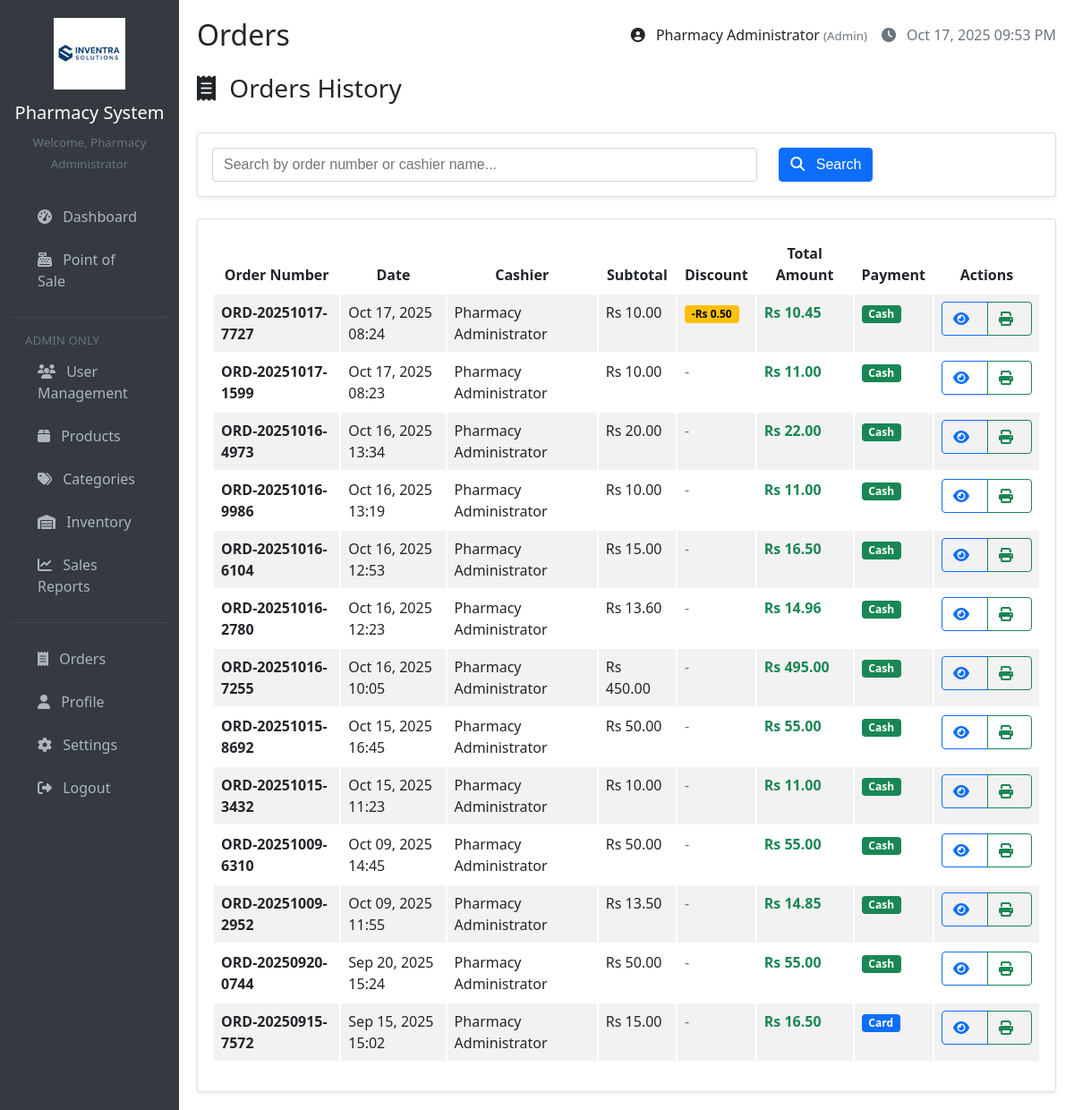
The page /pages/orders.php (signed in) on the database as committed earlier.
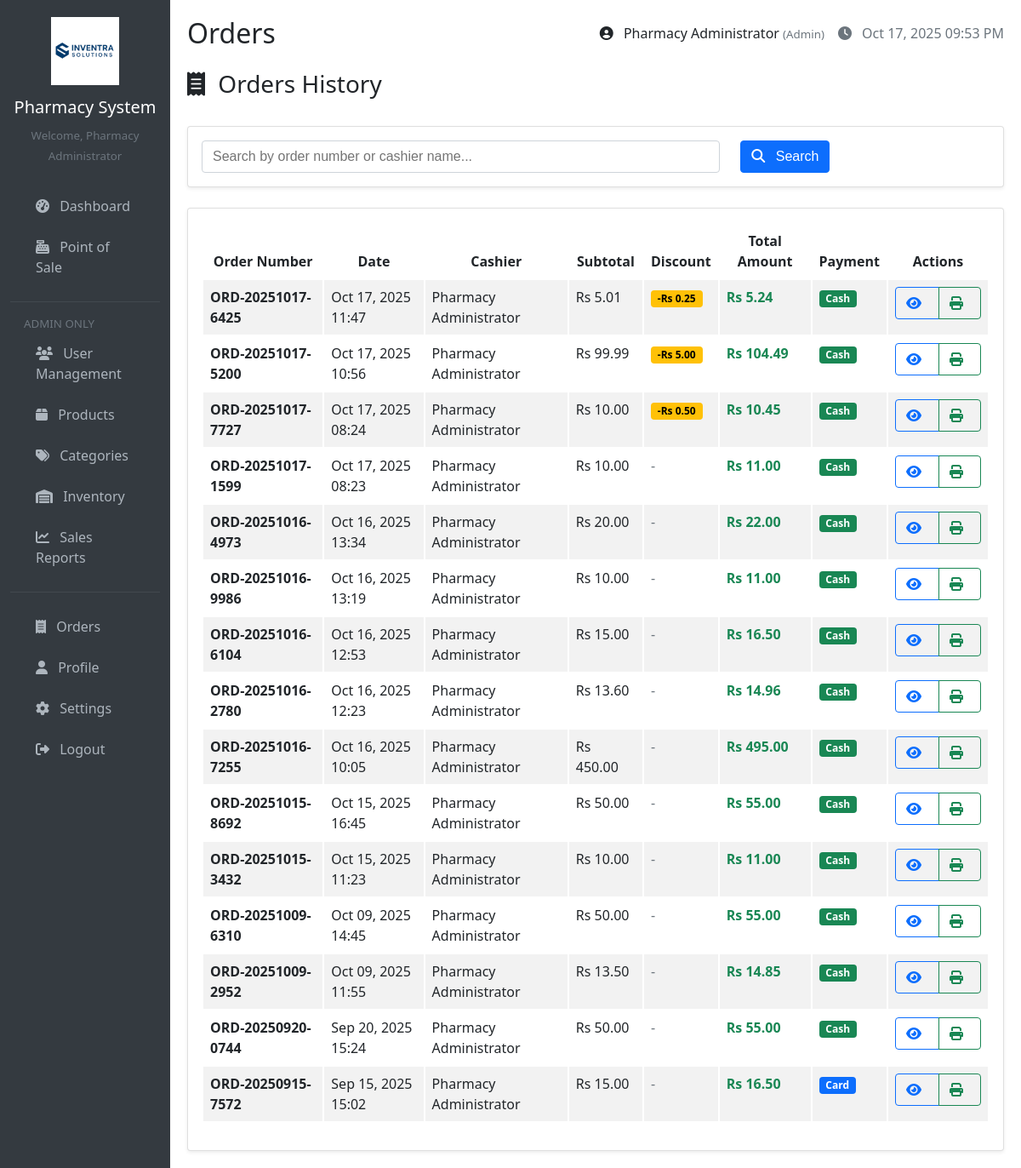
The same page on the database as committed later.
### tables this page shows
CREATE TABLE `orders` (
  `id` int(11) NOT NULL,
  `order_number` varchar(20) NOT NULL,
  `cashier_id` int(11) NOT NULL,
  `subtotal` decimal(10,2) NOT NULL,
  `discount_amount` decimal(10,2) DEFAULT 0.00,
  `tax_amount` decimal(10,2) DEFAULT 0.00,
  `total_amount` decimal(10,2) NOT NULL,
  `payment_method` enum('cash','card','other') DEFAULT 'cash',
  `status` varchar(20) DEFAULT 'completed',
  `refund_amount` decimal(10,2) DEFAULT 0.00,
  `order_date` timestamp NOT NULL DEFAULT current_timestamp()
);

CREATE TABLE `users` (
  `id` int(11) NOT NULL,
  `username` varchar(50) NOT NULL,
  `email` varchar(100) DEFAULT '',
  `password` varchar(255) NOT NULL,
  `role` enum('admin','cashier') DEFAULT 'cashier',
  `full_name` varchar(100) NOT NULL,
  `created_at` timestamp NOT NULL DEFAULT current_timestamp(),
  `updated_at` timestamp NOT NULL DEFAULT current_timestamp() ON UPDATE current_timestamp(),
  `is_active` tinyint(1) DEFAULT 1
);

### config/database.php (called while the page is built, shortened)
<?php
function getConnection() {
    $connection = new mysqli(DB_HOST, DB_USER, DB_PASS, DB_NAME);
    $connection->set_charset("utf8");
    return $connection;
}
function executeQuery($query, $types = '', $params = []) {
    $conn = getConnection();
    $stmt = $conn->prepare($query);
    $stmt->execute();
    $result = $stmt->get_result();
    if ($result) {
        $data = $result->fetch_all(MYSQLI_ASSOC);
        return $data;
    }
    return false;
}
?>

### includes/functions.php (called while the page is built, shortened)
<?php
function formatCurrency($amount) {
    return 'Rs ' . number_format($amount, 2);
}
function formatDate($date, $format = 'M d, Y H:i') {
    return date($format, strtotime($date));
}
function sanitizeInput($data) {
    return htmlspecialchars(trim($data), ENT_QUOTES, 'UTF-8');
}
?>

### pages/orders.php (the view, shortened to what the rows shown need)
<?php
require_once '../includes/header.php';
$search = isset($_GET['search']) ? sanitizeInput($_GET['search']) : '';
$page = isset($_GET['page']) ? max(1, (int)$_GET['page']) : 1;
$limit = 20;
$offset = ($page - 1) * $limit;
$whereClause = "";
$searchParams = [];
$searchTypes = "";
$ordersQuery = "SELECT o.*, u.full_name as cashier_name
                FROM orders o
                JOIN users u ON o.cashier_id = u.id
                $whereClause
                ORDER BY o.order_date DESC
                LIMIT $limit OFFSET $offset";
$orders = executeQuery($ordersQuery, $searchTypes, $searchParams);
$orderDetails = null;
$orderItems = [];
?>
<?php if ($orderDetails): ?>
    <div class="d-flex justify-content-between align-items-center mb-4">
        <h3><i class="fas fa-receipt"></i> Order Details - <?php echo $orderDetails['order_number']; ?></h3>
        <div>
            <span class="badge bg-<?php
                echo $orderDetails['status'] == 'completed' ? 'success' :
                    ($orderDetails['status'] == 'pending' ? 'warning' :
                    ($orderDetails['status'] == 'returned' ? 'danger' : 'secondary'));
            ?> me-2" style="font-size: 0.9rem; padding: 0.5rem 0.75rem;">
                <?php echo ucfirst($orderDetails['status']); ?>
            </span>
            <a href="?view=<?php echo $orderDetails['id']; ?>" class="btn btn-info me-2">
                <i class="fas fa-eye"></i> View
            </a>
            <a href="receipt.php?order_id=<?php echo $orderDetails['id']; ?>" class="btn btn-primary me-2" target="_blank">
                <i class="fas fa-print"></i> Print
            </a>
            <a href="orders.php" class="btn btn-secondary">
                <i class="fas fa-arrow-left"></i> Back
            </a>
        </div>
    </div>
    <div class="modal fade" id="statusModal" tabindex="-1">
        <div class="modal-dialog">
            <div class="modal-content">
                <form method="POST">
                    <input type="hidden" name="order_id" id="modalOrderId">
                    <div class="modal-header">
                        <h5 class="modal-title">Update Order Status</h5>
                    </div>
                    <div class="modal-body">
                        <input type="hidden" name="order_id" value="<?php echo $orderDetails['id']; ?>">
                        <div class="mb-3">
                            <label class="form-label">Current Status</label>
                            <div class="alert alert-info">
                                <strong><?php echo ucfirst($orderDetails['status']); ?></strong>
                            </div>
                        </div>
<div class="mb-3">
    <label class="form-label">New Status *</label>
    <select name="order_status" id="statusSelect" class="form-select" required>
        <option value="completed" <?php echo $orderDetails['status'] == 'completed' ? 'selected' : ''; ?>>Completed</option>
        <option value="returned" <?php echo $orderDetails['status'] == 'returned' ? 'selected' : ''; ?>>Returned</option>
    </select>
</div>
                        <div class="alert alert-warning" id="returnWarning" style="display: none;">
                            <i class="fas fa-exclamation-triangle"></i>
                            <strong>Return Warning:</strong> Marking this order as returned will refund
                            <strong><?php echo formatCurrency($orderDetails['total_amount']); ?></strong>
                            and this amount will be deducted from today's sales report.
                        </div>
                    </div>
                    <div class="modal-footer">
                     <button type="submit" name="update_status" class="mb-3 btn btn-primary">Update Status</button>
                    </div>
                </form>
            </div>
        </div>
    </div>
    <script>
// Global function to open status modal from list or details view
function openStatusModal(orderId, currentStatus) {
    document.getElementById('modalOrderId').value = orderId;
    document.getElementById('statusSelect').value = currentStatus;
    // Hide warning initially
    document.getElementById('returnWarning').style.display = 'none';
    const statusModal = new bootstrap.Modal(document.getElementById('statusModal'));
    statusModal.show();
}
// Show warning when return is selected
document.getElementById('statusSelect').addEventListener('change', function() {
    const returnWarning = document.getElementById('returnWarning');
    if (this.value === 'returned') {
        returnWarning.style.display = 'block';
    } else {
        returnWarning.style.display = 'none';
    }
});
</script>
    <div class="row">
        <div class="col-md-4">
            <div class="card">
                <div class="card-header">
                    <h6 class="card-title mb-0">Order Information</h6>
                </div>
                <div class="card-body">
                    <table class="table table-sm">
                        <tr>
                            <td><strong>Order Number:</strong></td>
                            <td><?php echo sanitizeInput($orderDetails['order_number']); ?></td>
                        </tr>
                        <tr>
                            <td><strong>Date:</strong></td>
                            <td><?php echo formatDate($orderDetails['order_date']); ?></td>
                        </tr>
                        <tr>
                            <td><strong>Cashier:</strong></td>
                            <td><?php echo sanitizeInput($orderDetails['cashier_name']); ?></td>
                        </tr>
                        <tr>
                            <td><strong>Payment Method:</strong></td>
                            <td><?php echo ucfirst($orderDetails['payment_method']); ?></td>
                        </tr>
                        <tr>
                            <td><strong>Subtotal:</strong></td>
                            <td><?php echo formatCurrency($orderDetails['subtotal']); ?></td>
                        </tr>
                        <?php if (isset($orderDetails['discount_amount']) && $orderDetails['discount_amount'] > 0): ?>
                        <tr class="table-warning">
                            <td><strong>Discount:</strong></td>
                            <td class="text-danger">-<?php echo formatCurrency($orderDetails['discount_amount']); ?></td>
                        </tr>
                        <tr>
                            <td><strong>After Discount:</strong></td>
                            <td><?php echo formatCurrency($orderDetails['subtotal'] - $orderDetails['discount_amount']); ?></td>
                        </tr>
                        <?php endif; ?>
                        <tr>
                            <td><strong>Tax:</strong></td>
                            <td><?php echo formatCurrency($orderDetails['tax_amount']); ?></td>
                        </tr>
                        <tr class="table-success">
                            <td><strong>Total:</strong></td>
                            <td><strong><?php echo formatCurrency($orderDetails['total_amount']); ?></strong></td>
                        </tr>
                    </table>
                    <?php if (isset($orderDetails['discount_amount']) && $orderDetails['discount_amount'] > 0): ?>
                    <div class="alert alert-success mt-3 mb-0">
                        <i class="fas fa-tag"></i> <strong>Customer Saved:</strong><br>
                        <?php echo formatCurrency($orderDetails['discount_amount']); ?>
                    </div>
                    <?php endif; ?>
                </div>
            </div>
        </div>
        <div class="col-md-8">
            <div class="card">
                <div class="card-header">
                    <h6 class="card-title mb-0">Order Items</h6>
                </div>
                <div class="card-body">
                    <div class="table-responsive">
                        <table class="table">
                            <thead>
                                <tr>
                                    <th>Product</th>
                                    <th>Barcode</th>
                                    <th>Quantity</th>
                                    <th>Unit Price</th>
                                    <th>Total</th>
                                </tr>
                            </thead>
                            <tbody>
                                <?php foreach ($orderItems as $item): ?>
                                    <tr>
                                        <td><?php echo sanitizeInput($item['product_name']); ?></td>
                                        <td><code><?php echo sanitizeInput($item['barcode']); ?></code></td>
                                        <td><?php echo $item['quantity']; ?></td>
                                        <td><?php echo formatCurrency($item['unit_price']); ?></td>
                                        <td><?php echo formatCurrency($item['total_price']); ?></td>
                                    </tr>
                                <?php endforeach; ?>
                            </tbody>
                        </table>
                    </div>
                </div>
            </div>
        </div>
    </div>
<?php else: ?>
    <div class="card">
        <div class="card-body">
            <div class="table-responsive">
                <table class="table table-striped">
                    <thead>
                        <tr>
                            <th>Order Number</th>
                            <th>Date</th>
                            <th>Cashier</th>
                            <th>Subtotal</th>
                            <th>Discount</th>
                            <th>Total Amount</th>
                            <th>Payment</th>
                            <th>Actions</th>
                        </tr>
                    </thead>
                    <tbody>
                        <?php if (empty($orders)): ?>
                            <tr>
                                <td colspan="8" class="text-center py-4">
                                    <i class="fas fa-receipt fa-3x text-muted mb-3"></i>
                                    <h5 class="text-muted">No orders found</h5>
                                    <?php if ($search): ?>
                                        <p class="text-muted">Try adjusting your search terms</p>
                                        <a href="orders.php" class="btn btn-outline-primary">View All Orders</a>
                                    <?php else: ?>
                                        <p class="text-muted">No sales have been made yet</p>
                                        <a href="pos.php" class="btn btn-primary">Make First Sale</a>
                                    <?php endif; ?>
                                </td>
                            </tr>
                        <?php else: ?>
                            <?php foreach ($orders as $order): ?>
                                <tr>
                                    <td>
                                        <strong><?php echo sanitizeInput($order['order_number']); ?></strong>
                                    </td>
                                    <td><?php echo formatDate($order['order_date']); ?></td>
                                    <td><?php echo sanitizeInput($order['cashier_name']); ?></td>
                                    <td><?php echo formatCurrency($order['subtotal']); ?></td>
                                    <td>
                                        <?php if (isset($order['discount_amount']) && $order['discount_amount'] > 0): ?>
                                            <span class="badge bg-warning text-dark">
                                                -<?php echo formatCurrency($order['discount_amount']); ?>
                                            </span>
                                        <?php else: ?>
                                            <span class="text-muted">-</span>
                                        <?php endif; ?>
                                    </td>
                                    <td>
                                        <strong class="text-success"><?php echo formatCurrency($order['total_amount']); ?></strong>
                                    </td>
                                    <td>
                                        <span class="badge bg-<?php echo $order['payment_method'] == 'cash' ? 'success' : ($order['payment_method'] == 'card' ? 'primary' : 'secondary'); ?>">
                                            <?php echo ucfirst($order['payment_method']); ?>
                                        </span>
                                    </td>
                                    <td>
    <div class="btn-group btn-group-sm">
        <a href="?view=<?php echo $order['id']; ?>" class="btn btn-outline-primary" title="View Details">
            <i class="fas fa-eye"></i>
        </a>
        <a href="receipt.php?order_id=<?php echo $order['id']; ?>" class="btn btn-outline-success" title="Print Receipt" target="_blank">
            <i class="fas fa-print"></i>
        </a>
    </div>
</td>
                                </tr>
                            <?php endforeach; ?>
                        <?php endif; ?>
                    </tbody>
                </table>
            </div>
        </div>
    </div>
<?php endif; ?>
<?php require_once '../includes/footer.php'; ?>

Rows that differ between the two databases and show on the page:
added orders: order_number "ORD-20251017-6425", order_date "Oct 17, 2025 11:47", cashier.full_name "Pharmacy Administrator", subtotal "Rs 5.01", discount_amount "Rs 0.25", total_amount "Rs 5.24", payment_method "Cash"
added orders: order_number "ORD-20251017-5200", order_date "Oct 17, 2025 10:56", cashier.full_name "Pharmacy Administrator", subtotal "Rs 99.99", discount_amount "Rs 5.00", total_amount "Rs 104.49", payment_method "Cash"
